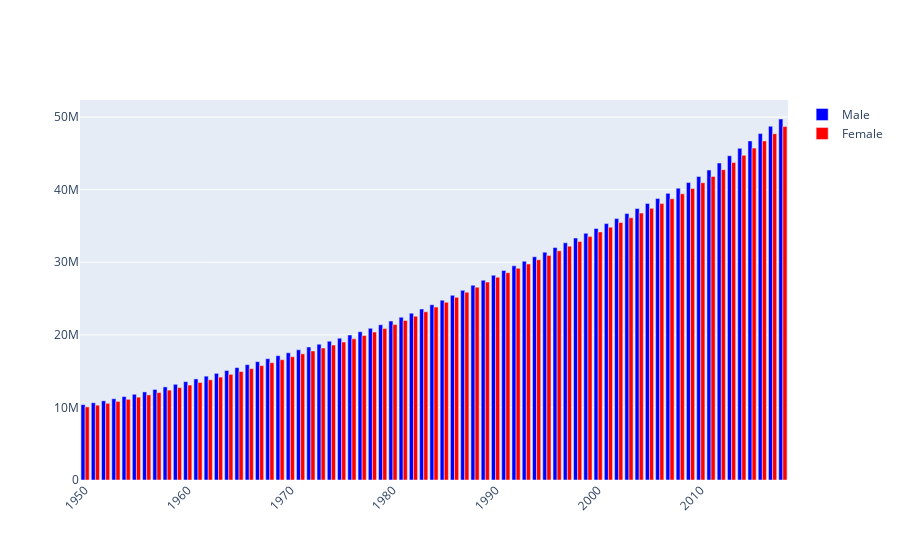

Notebook source saved alongside this figure:
### Code cell
#stacked bar chart

fig = go.Figure()
fig.add_trace(go.Bar(
    x=data.Year,
    y=data.Male,
    name='Male',
    marker_color='blue'
))
fig.add_trace(go.Bar(
    x=data.Year,
    y=data.Female,
    name='Female',
    marker_color='red'
))

# Here we modify the tickangle of the xaxis, resulting in rotated labels.
fig.update_layout(barmode='group', xaxis_tickangle=-45)
fig.show()
